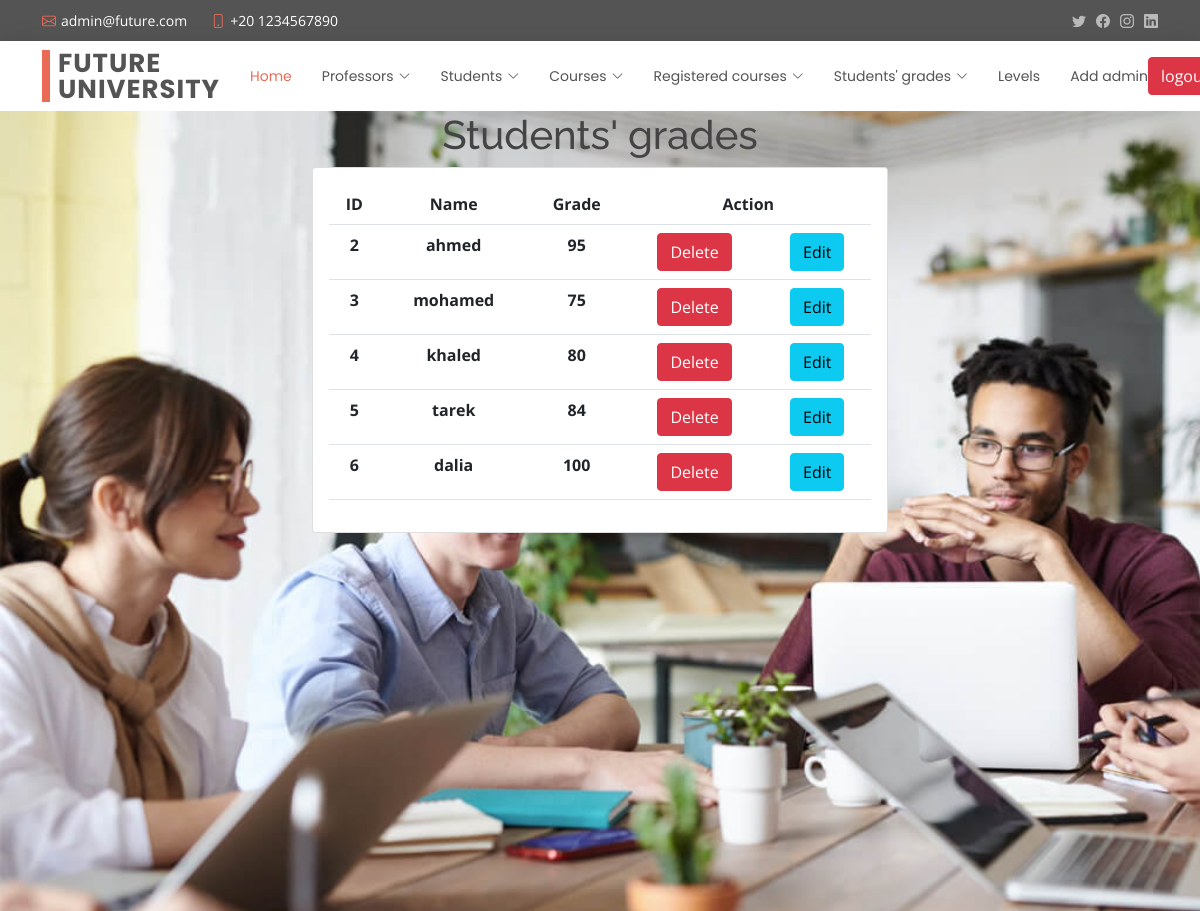
The app's page /grades/list.php (signed in) with its own data.
### tables this page shows
CREATE TABLE `grades` (
  `id` int(11) NOT NULL,
  `name` varchar(255) NOT NULL,
  `grades` int(100) NOT NULL
);

### grades/list.php (the view, shortened to what this page needs)
<?php ob_start();
include '../shared/header.php';
include '../shared/nav.php';
include '../general/config.php';
$select = "SELECT * FROM `grades`";
$s = mysqli_query($conn, $select);
?>
<link rel="stylesheet" href="./prof.css">
<div class="parent">
<h1 class="text-center">Students' grades</h1>
<div class="container col-md-6 text-center">
        <div class="card">
            <div class="card-body">
                <table class="table">
                    <tr>
                        <th>ID</th>
                        <th>Name</th>
                        <th>Grade</th>
                        <th colspan="2">Action</th>
                    </tr>
                    <?php foreach($s as $data) {?>
                    <tr>
                        <th><?php echo $data['id']?></th>
                        <th><?php echo $data['name']?></th>
                        <th><?php echo $data['grades']?></th>
                        <th><a href="/university/grades/list.php?delete=<?php echo $data['id'] ?>" class="btn btn-danger">Delete</a></th>
                        <th><a href="/university/grades/add.php?edit=<?php echo $data['id'] ?>" class="btn btn-info">Edit</a></th>
                    </tr>
                    <?php }?>
                </table>
            </div>
        </div>
</div>
</div>
<?php include '../shared/script.php'?>

### assets/css/style.css (style rules this page uses)
body { font-family: "Open Sans", sans-serif; color: #444444; }
a { color: #e96b56; text-decoration: none; }
h1, h2, h3, h4, h5, h6 { font-family: "Raleway", sans-serif; }

### grades/prof.css (style rules this page uses)
.parent { background-image: url("../assets/img/about.jpg"); background-size: 100%; height: 100vh; width: 100%; }

### records on screen
grades: id "2", name "ahmed", grades "95"
grades: id "3", name "mohamed", grades "75"
grades: id "4", name "khaled", grades "80"
grades: id "5", name "tarek", grades "84"
grades: id "6", name "dalia", grades "100"
